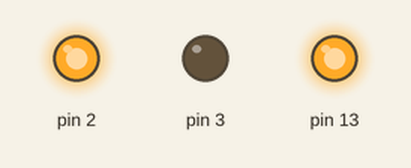
Recording of a sketch running on a simulated Arduino Uno, built with avr-gcc and run on an emulated ATmega328P. Parts: output pins drawn as LEDs (lit = HIGH).

Above: at 0.15 s.
At 7.11 s:
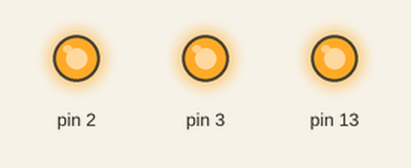
At 14.21 s:
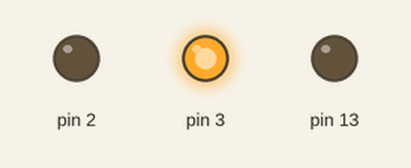
Timing chart, 0 to 16.0 s (numbered marks = the images above):
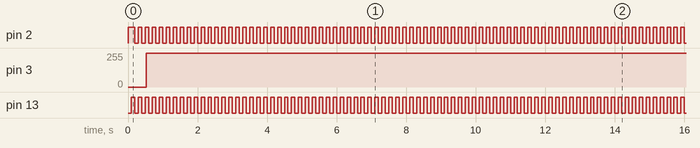

Measured:
- by itself, pin 2, pin 13: alternates HIGH for 0.10 s and LOW for 0.10 s
- by itself, pin 3: 0/255 → 255/255 at 0.52 s

The sketch:

Monotron.ino
```cpp
#include <Thread.h>
#include <ThreadController.h>

ThreadController derFuhrer = ThreadController();

Thread* gateThread = new Thread();
Thread* analogSweepThread = new Thread();

void setup()
{
  Serial.begin(9600);

  pinMode(02, OUTPUT);
  pinMode(03, OUTPUT);
  pinMode(13, OUTPUT);

  digitalWrite(02, HIGH);

  gateThread->setInterval(100);
  gateThread->onRun(gateOn);
    derFuhrer.add(gateThread);

  analogSweepThread->setInterval(2);
  analogSweepThread->onRun(analogSweep);
    derFuhrer.add(analogSweepThread);
}

void gateOn()
{
  digitalWrite(02, HIGH);
  digitalWrite(13, HIGH);

  gateThread->onRun(gateOff);
}

void gateOff()
{
  digitalWrite(02, LOW);
  digitalWrite(13, LOW);

  gateThread->onRun(gateOn);
}

int analogValue = 0;
int directionValue = 1;

void analogSweep()
{
  analogWrite(03, analogValue);

  analogValue += directionValue;

  if (analogValue == 256) directionValue = -1;
  if (analogValue == 0) directionValue = 1;
}

void loop()
{
  derFuhrer.run();
}
```
